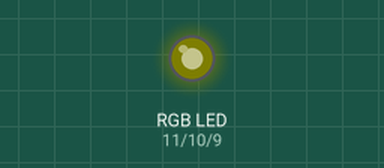
This sketch was run on a simulated Arduino Uno, built with avr-gcc and run on an emulated ATmega328P. Shown: an RGB LED mixed from three pins (HIGH = lit). Dim RGB values are drawn brighter than linear.

Above: at 0.05 s.
At 0.65 s:
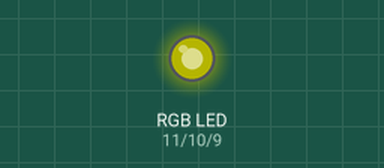
At 1.3 s:
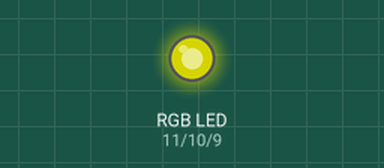
At 2.55 s:
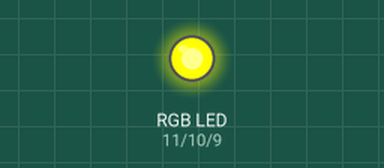
Timing chart, 0 to 5.9 s (numbered marks = the images above):
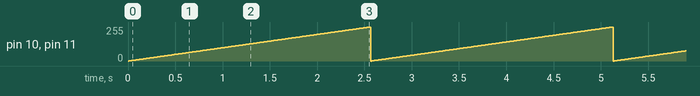

Measured:
- by itself, pin 10 (greenPin), pin 11 (redPin): ramps from 0/255 to 255/255 and jumps back, once every 2.6 s

The sketch:

exercise_03_3.ino
```cpp
// exercise_03
// Actuators

const int redPin = 11;
const int greenPin = 10;
const int bluePin = 9;
const int servoPin = 8;
const int buzzerPin = 2;

int brightness = 0;

void setup()
{
  pinMode(redPin, OUTPUT);
  pinMode(greenPin, OUTPUT);
  pinMode(bluePin, OUTPUT);
}

void loop()
{
  analogWrite(redPin, brightness);
  analogWrite(greenPin, brightness);
  brightness++;
  if (brightness > 255)
  {
    brightness = 0;
  }
  delay(10);
}
```
